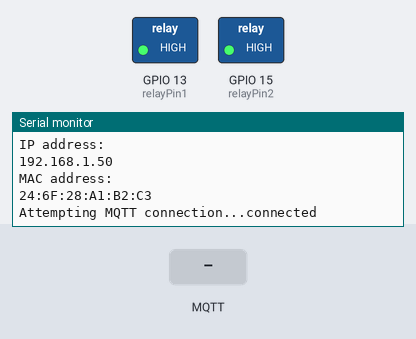
The sketch below on a simulated ESP8266 (NodeMCU). Parts: switched loads named in the sketch (green lamp = pin HIGH), the last lines printed to the serial monitor. Inputs (shaded band) come from the test bench. WiFi joins after 1.5 s; servers stay silent unless stated; no MQTT or app messages arrive unless stated.

Above: at 2.7 s.
2.8 s: MQTT message "2" arrives on the first subscribed topic
At 3.3 s:
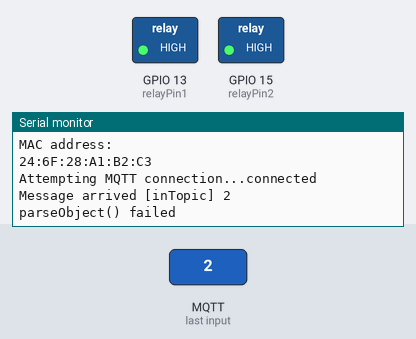
4.3 s: MQTT message "on" arrives on the first subscribed topic
At 4.9 s:
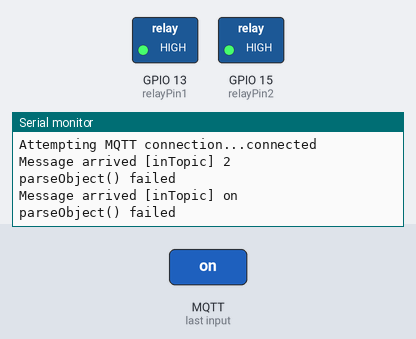
6.5 s: MQTT message "off" arrives on the first subscribed topic
At 7.3 s:
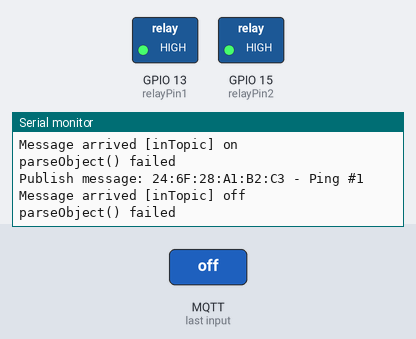

The sketch:

t_esp8266_wifiManager_restart_rig_multiple_relay_json_with_m.ino
```cpp
/*
 Basic ESP8266 MQTT example

 This sketch demonstrates the capabilities of the pubsub library in combination
 with the ESP8266 board/library.

 It connects to an MQTT server then:
  - publishes "hello world" to the topic "outTopic" every two seconds
  - subscribes to the topic "inTopic", printing out any messages
    it receives. NB - it assumes the received payloads are strings not binary
  - If the first character of the topic "inTopic" is an 1, switch ON the ESP Led,
    else switch it off

 It will reconnect to the server if the connection is lost using a blocking
 reconnect function. See the 'mqtt_reconnect_nonblocking' example for how to
 achieve the same result without blocking the main loop.

 To install the ESP8266 board, (using Arduino 1.6.4+):
  - Add the following 3rd party board manager under "File -> Preferences -> Additional Boards Manager URLs":
       http://arduino.esp8266.com/stable/package_esp8266com_index.json
  - Open the "Tools -> Board -> Board Manager" and click install for the ESP8266"
  - Select your ESP8266 in "Tools -> Board"

*/

#include <ESP8266WiFi.h>
#include <PubSubClient.h>
#include <WiFiManager.h>         //https://github.com/tzapu/WiFiManager
#include <ArduinoJson.h>

// Update these with values suitable for your network.

const char* wifiManAp  = "AutoConnectAP";
const char* wifiManPw  = "password";

const char* mqtt_server = "broker.shiftr.io";
const char* mqttUser = "miner-assist";
const char* mqttPassword = "3a2ed873f926466c";

int relayPin1 = 13;
int relayPin2 = 15;

const char* STARTUP = "STARTUP";
const char* SHUTDOWN = "SHUTDOWN";
const char* HARD_RESTART = "HARD_RESTART";
const char* NODEMCU_RESET = "NODEMCU_RESET";

WiFiClient espClient;
PubSubClient client(espClient);
long lastMsg = 0;
char msg[50];
int value = 0;

void setup_wifi() {
  WiFiManager wifiManager;

  delay(10);

  wifiManager.autoConnect(wifiManAp, wifiManPw);

  Serial.println("");
  Serial.println("WiFi connected");
  Serial.println("IP address: ");
  Serial.println(WiFi.localIP());
  Serial.println("MAC address: ");
  Serial.println(WiFi.macAddress());
}


char* startUp(int pin) {
//  digitalWrite(pin, HIGH);
  digitalWrite(pin, LOW);
  delay(1000);
//  digitalWrite(pin, LOW);
  digitalWrite(pin, HIGH);
  return "Started Up";
}

char* shutDown(int pin) {
//  digitalWrite(pin, HIGH);
  digitalWrite(pin, LOW);
  delay(6000);
//  digitalWrite(pin, LOW);
  digitalWrite(pin, HIGH);
  return "Shutted Down";
}

char* reStart(int pin) {
  shutDown(pin);
  delay(6000);
  startUp(pin);
  return "Restarted";
}

char* mcuReset() {
  WiFi.disconnect();
  ESP.restart();
  return "MCU RESET. Reconnect to WiFi...";
}

char* combineCharArrays(char* arr1, char* arr2) {
  int resultLength = sizeof(arr1) + sizeof(arr2);
  char* result = (char*) malloc(resultLength * sizeof(char));
  for (int i = 0; i < sizeof(arr1); i++) {
    result[i] = arr1[i];
  }
  for (int i = 0; i < sizeof(arr2); i++) {
    result[sizeof(arr1) + i] = arr2[i];
  }
  return result;
}

void callback(char* topic, byte* payload, unsigned int length) {
  Serial.print("Message arrived [");
  Serial.print(topic);
  Serial.print("] ");
  for (int i = 0; i < length; i++) {
    Serial.print((char)payload[i]);
  }
  Serial.println();

  char prefix[] = "PC Status: ";
  char* pcStatus;


  if (length > 0) {

    DynamicJsonBuffer jsonBuffer(200);
    JsonObject& root = jsonBuffer.parseObject(payload);

    // Test if parsing succeeds.
    if (!root.success()) {
      Serial.println("parseObject() failed");
      return;
    }

    const char* mac = root["mac"];
    const char* action = root["action"];
    const char* pinStr = root["pin"];
    int pin = relayPin1;
    if (strcmp(mac, WiFi.macAddress().c_str()) != 0) {
      return;
    }
    if (strcmp(action, NODEMCU_RESET) == 0) {
      pcStatus = mcuReset();
    }
    else {
      if (strcmp(pinStr, "2") == 0) pin = relayPin2;
      if (strcmp(action, STARTUP) == 0) pcStatus = startUp(pin);
      else if (strcmp(action, SHUTDOWN) == 0) pcStatus = shutDown(pin);
      else if (strcmp(action, HARD_RESTART) == 0) pcStatus = reStart(pin);
      else pcStatus = "[SAME_STATE]";
    }
    char message[50];
    strcpy(message, prefix);
    strcat(message, pcStatus);
    client.publish("outTopic", message);
  }

}

void reconnect() {
  // Loop until we're reconnected
  while (!client.connected()) {
    Serial.print("Attempting MQTT connection...");
    // Attempt to connect
    if (client.connect(WiFi.macAddress().c_str(), mqttUser, mqttPassword)) {
      Serial.println("connected");
      // Once connected, publish an announcement...
      char message[50];
      strcpy(message, WiFi.macAddress().c_str());
      strcat(message, " - hello world");
      client.publish("outTopic", message);
      // ... and resubscribe
      client.subscribe("inTopic");
    } else {
      Serial.print("failed, rc=");
      Serial.print(client.state());
      Serial.println(" try again in 5 seconds");
      // Wait 5 seconds before retrying
      delay(5000);
    }
  }
}

void setup() {
  pinMode(relayPin1, OUTPUT);     // Initialize the relayPin pin as an output
  digitalWrite(relayPin1, HIGH);
  pinMode(relayPin2, OUTPUT);     // Initialize the relayPin pin as an output
  digitalWrite(relayPin2, HIGH);
  Serial.begin(115200);
  setup_wifi();
  client.setServer(mqtt_server, 1883);
  client.setCallback(callback);
}

void loop() {

  if (!client.connected()) {
    reconnect();
  }
  client.loop();

  long now = millis();
  if (now - lastMsg > 5000) {
    lastMsg = now;
    ++value;
    snprintf (msg, 100, "%s - Ping #%ld", WiFi.macAddress().c_str(), value);
    Serial.print("Publish message: ");
    Serial.println(msg);
    client.publish("outTopic", msg);
  }
}
```

Measured:
- after the input at 2.8 s, the serial monitor: prints a new line at once (image 1)
- after the input at 4.3 s, the serial monitor: prints a new line at once (image 2)
- after the input at 6.5 s, the serial monitor: prints a new line at once (image 3)
